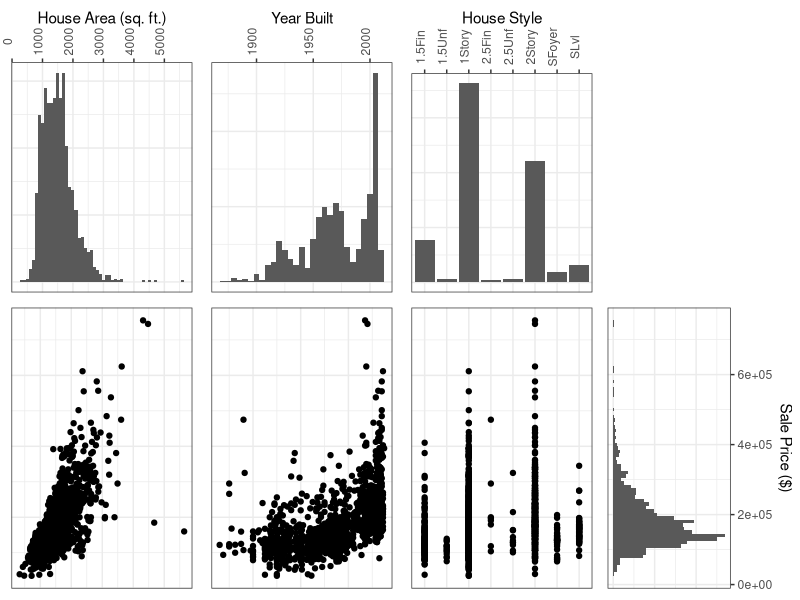
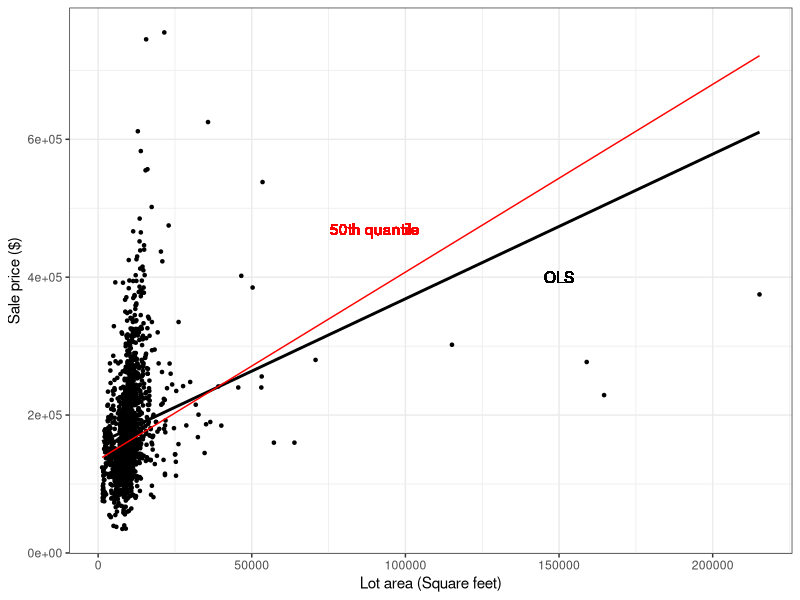
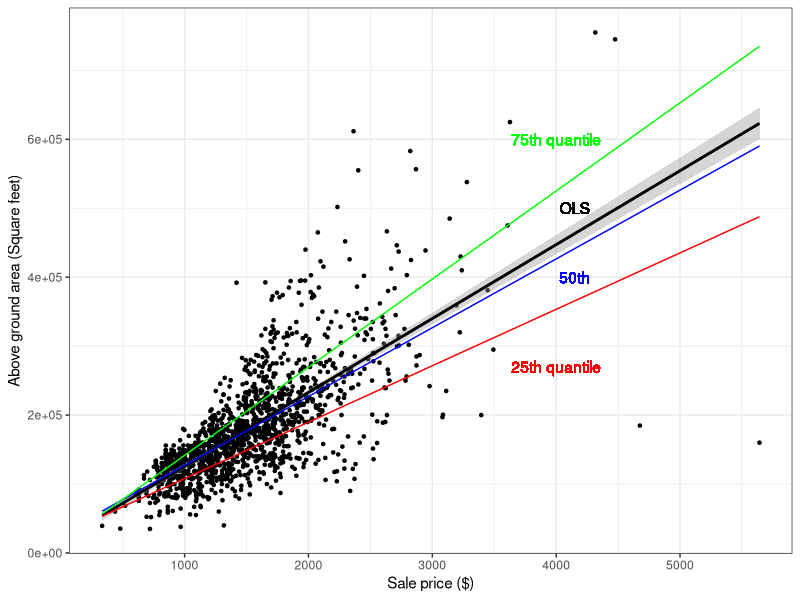
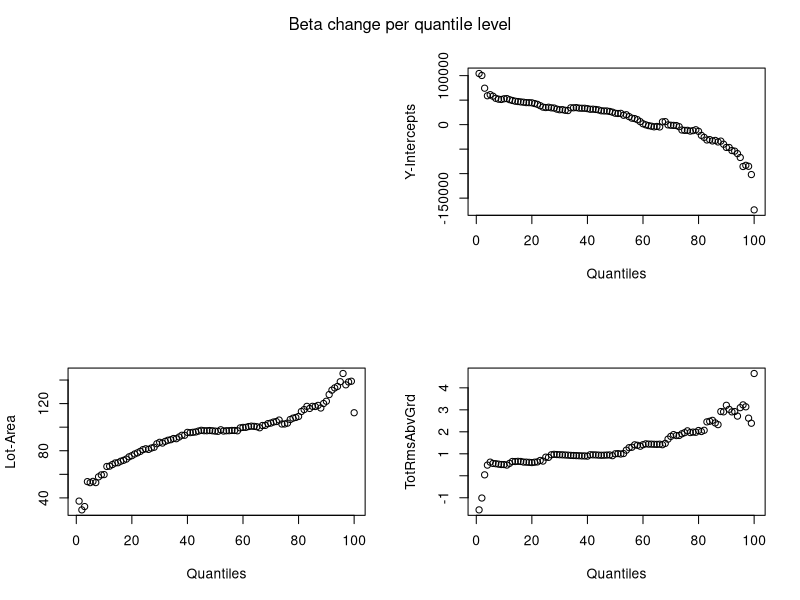
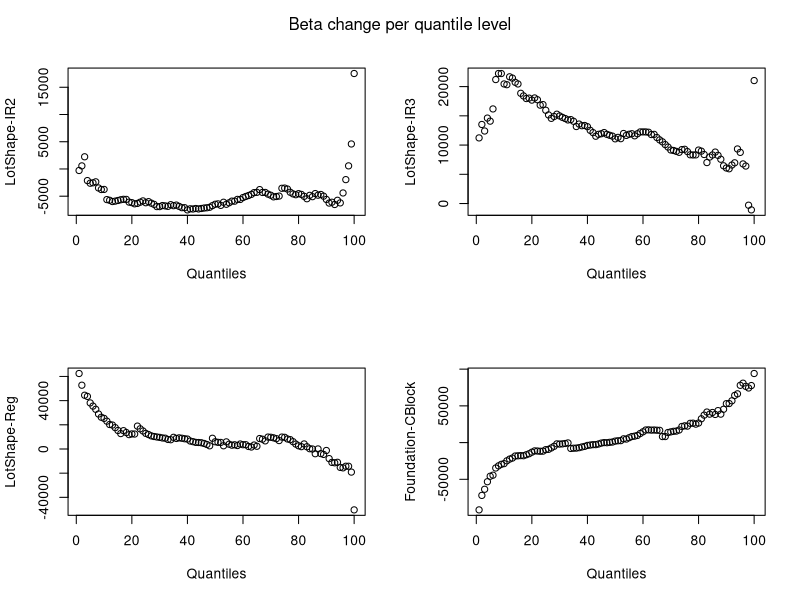
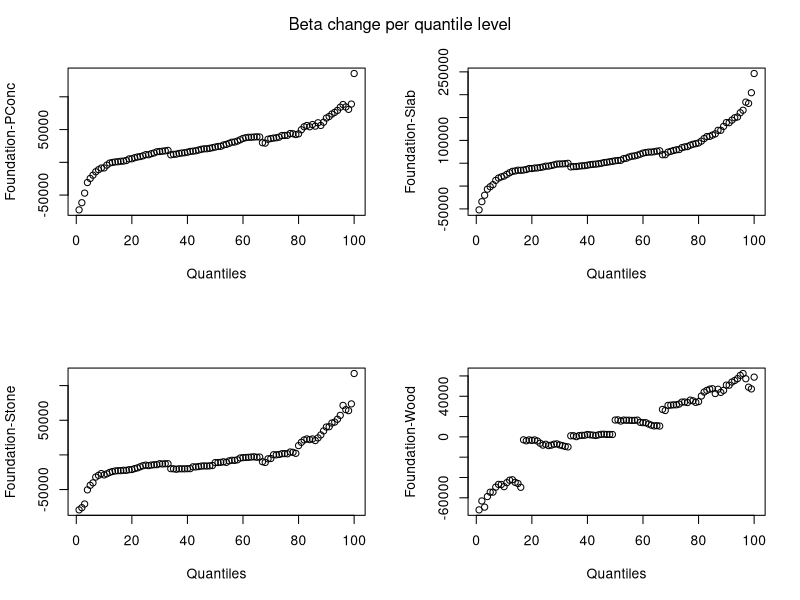
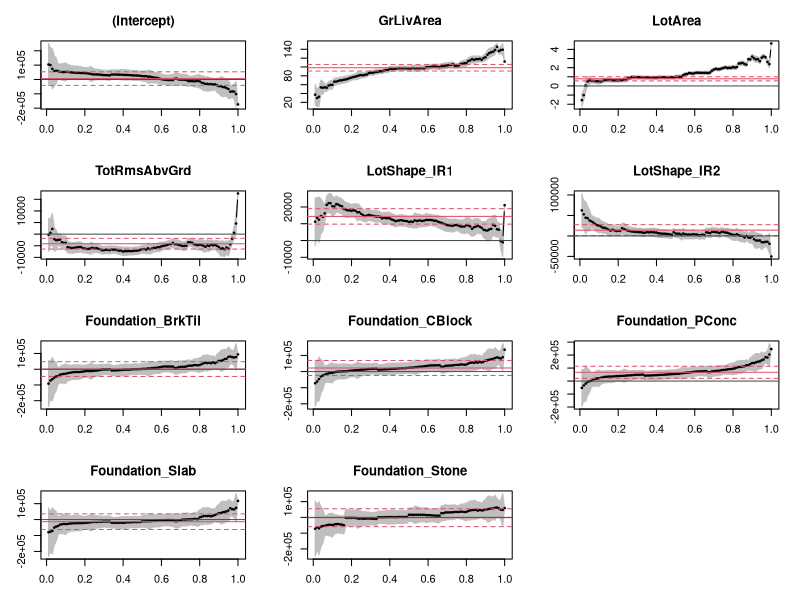

The R source for these figures, in order:
## ---- chunk 1
# installing/loading the package:
# if(!require(installr)) {
#   install.packages("installr"); 
#   require(installr)
# } #load / install+load installr
# # using the package:
# updateR()

# install.packages('fastDummies')
# install.packages("quantreg")
library(quantreg)
#library(sjPlot)
library(haven)
library(fastDummies)
library(gridExtra)
library(tidyverse)
library(Metrics)
require(gridExtra)
library(cowplot)
library(ggplot2)
library(tidyr)
#library(equatiomatic)
#library(fastDummies)
#library(pscl)

#library(gsheet)
#library(brant)
#library(MASS)
#library(lmtest)
#library(reshape2)

#library(nnet)
#library(AER)
#library(boot)

#library(asaur)

## ---- chunk 2
df <- read.csv("TrainData.csv") |>
  select(SalePrice, GrLivArea, LotArea, TotRmsAbvGrd, LotShape, Foundation, YearBuilt, HouseStyle) |>
  na.omit() |>
  distinct()

## ---- chunk 3
suppressWarnings({

p1 <- df |> ggplot(aes(x = GrLivArea)) + geom_histogram(binwidth = 100) + theme_bw() + theme(axis.text.y = element_blank(), axis.text.x = element_text(angle = 90), axis.ticks.y = element_blank()) + ylab(NULL) + xlab("House Area (sq. ft.)") + scale_x_continuous(position = "top")

p2 <- df |> ggplot(aes(x = YearBuilt)) + geom_histogram(binwidth = 5) + theme_bw() + theme(axis.text.y = element_blank(), axis.text.x = element_text(angle = 90), axis.ticks.y = element_blank()) + ylab(NULL) + xlab("Year Built") + scale_x_continuous(position = "top")

p3 <- df |> ggplot(aes(x = HouseStyle)) + geom_histogram(stat="count") + theme_bw() + theme(axis.text.y = element_blank(), axis.text.x = element_text(angle = 90), axis.ticks.y = element_blank()) + ylab(NULL) + xlab("House Style") + scale_x_discrete(position = "top")

p4 <- ggplot() + theme_minimal()

p5 <- df |> ggplot(aes(x = GrLivArea, y = SalePrice)) + geom_point() + theme_bw() + theme(axis.text = element_blank(), axis.ticks = element_blank()) + ylab(NULL) + xlab(NULL)

p6 <- df |> ggplot(aes(x = YearBuilt, y = SalePrice)) + geom_point() + theme_bw() + theme(axis.text = element_blank(), axis.ticks = element_blank()) + ylab(NULL) + xlab(NULL)

p7 <- df |> ggplot(aes(x = HouseStyle, y = SalePrice)) + geom_point() + theme_bw() + theme(axis.text = element_blank(), axis.ticks = element_blank()) + ylab(NULL) + xlab(NULL)

p8 <- df |> ggplot(aes(x = SalePrice)) + geom_histogram(binwidth = 10000) + theme_bw() + ylab(NULL) + xlab("Sale Price ($)") + coord_flip() + scale_x_continuous(position = "top") + theme(axis.text.x = element_blank(), axis.ticks.x = element_blank())

grid.arrange(p1, p2, p3, p4, p5, p6, p7, p8, nrow = 2)

})
## ---- chunk 4

df |> ggplot(aes(y = SalePrice, x = LotArea)) +
  geom_point(size = 0.9) +
  geom_smooth(method = lm, se = F, color = "black") +
  geom_text(aes(y = 400000, x = 150000, label = "OLS"), color="black") + 
  geom_quantile(quantiles=0.5, color="red") + 
  geom_text(aes(y = 470000, x = 90000, label = "50th quantile"), color="red") + 
  ylab("Sale price ($)") +
  xlab("Lot area (Square feet)") +
  theme_bw()
## ---- chunk 5
# df |> ggplot(aes(y = SalePrice, x = GrLivArea)) +
#   geom_boxplot()

df |> ggplot(aes(y = SalePrice, x = GrLivArea)) +
  geom_point(size = 0.9) +
  stat_smooth(method = lm, color = "black") +
  geom_text(aes(x = 4150, y = 500000, label = "OLS"), color="black") + 
  geom_quantile(quantiles=0.25, color="red") + 
  geom_text(aes(x = 4000, y = 270000, label = "25th quantile"), color="red") + 
  geom_quantile(quantiles=0.5, color="blue") + 
  geom_text(aes(x = 4150, y = 400000, label = "50th"), color="blue") + 
  geom_quantile(quantiles=0.75, color="green") + 
  geom_text(aes(x = 4000, y = 600000, label = "75th quantile"), color="green") + 
  xlab("Sale price ($)") +
  ylab("Above ground area (Square feet)") +
  theme_bw()
## ---- chunk 6
get_is_sig_pred_cont <- function(c, m, varName, pvalue, res) {
    dont = ifelse(pvalue < 0.05, "", "don't")
    paste(c(
        "(With $\\alpha$ = 0.05)",
        "Hypotheses:",
        c(sprintf("- H<sub>0</sub>: $\\beta$<sub>%s</sub> = 0", varName)),
        c(sprintf("- H<sub>1</sub>: $\\beta$<sub>%s</sub> $\\neq$ 0", varName)),
        "p-value:",
        c(sprintf("-   p<sub>%s</sub> = %s ($\\alpha$ = 0.05)", varName, pvalue)),
        "Rejection rule:",
        "-   Reject H<sub>0</sub> if p \\< $\\alpha$",
        "Conclusion:",
        c(sprintf("-   We %s have sufficient evidence to conclude that %s is a significant predictor of %s", dont, varName, res))
    ), collapse = "\n\n")
}

get_is_sig_pred_cat <- function(c, m, basevar, varNames, pvalue, res) {
    dont = ifelse(pvalue < 0.05, "", "don't")
    h0 <- "-   H<sub>0</sub>: "
    for (x in varNames) {
        h0 <- paste(sprintf("%s $\\beta$<sub>%s</sub> =", h0, x))
    }
    h0 <- paste(sprintf("%s 0", h0))

    h1 <- "-   H<sub>1</sub>: At least one $\\beta$<sub>i</sub> $\\neq$ 0, i = {"
    for (x in varNames) {
        h1 <- paste(sprintf("%s %s,", h1, x))
    }
    h1 <- substring(h1, 1, nchar(h1) - 1)
    h1 <- paste(sprintf("%s }", h1))

    paste(c(
        "(With $\\alpha$ = 0.05)",
        "Hypotheses:",
        h0,
        h1,
        "p-value:",
        c(sprintf("-   p<sub>%s</sub> = %s ($\\alpha$ = 0.05)", basevar, pvalue)),
        "Rejection rule:",
        "-   Reject H<sub>0</sub> if p \\< $\\alpha$",
        "Conclusion:",
        c(sprintf("-   We %s have sufficient evidence to conclude that %s is a significant predictor of %s", dont, basevar, res))
    ), collapse = "\n\n")
}
# get_is_sig_pred_cont(c2c, m2c, "Procedure.Heart.Attack.Cost", 12, "Rating safety")[[1]][1]
## ---- chunk 7
qr50 = rq(data=df, SalePrice ~ GrLivArea + LotArea + TotRmsAbvGrd + as.factor(LotShape) + as.factor(Foundation), tau=0.50)
qr50_summary = summary(qr50)
## ---- chunk 8
fullDataLength = length(df$SalePrice)
fullDataLength
count10per = fullDataLength / 10
count10per
sorted_df <- df[order(-df$SalePrice),]
length(sorted_df)
Q90SalePrice <- top_n(sorted_df, count10per)
length(Q90SalePrice)
## ---- chunk 9
#Generate all QR models 
taus <- seq(from=0.01, to=1, by=.01)
df <- dummy_cols(df, select_columns="LotShape")
df <- dummy_cols(df, select_columns="Foundation")
colnames(df)
qrs <- rq(data=df, SalePrice ~ GrLivArea + LotArea + TotRmsAbvGrd + LotShape_IR1 + LotShape_IR2 + Foundation_BrkTil + Foundation_CBlock + Foundation_PConc + Foundation_Slab + Foundation_Stone, tau=taus)
## ---- chunk 10
num_of_rows <- nrow(qrs$coefficients)
par(mfrow = c(2, 2))
plot.new()
mtext("Beta change per quantile level", side = 3, line = - 2, outer = TRUE)
plot(qrs$coefficients[1, ], xlab="Quantiles", ylab="Y-Intercepts")
plot(qrs$coefficients[2, ], xlab="Quantiles", ylab="Lot-Area")
plot(qrs$coefficients[3, ], xlab="Quantiles", ylab="TotRmsAbvGrd")
plot(qrs$coefficients[4, ], xlab="Quantiles", ylab="LotShape-IR2")
mtext("Beta change per quantile level", side = 3, line = - 2, outer = TRUE)
plot(qrs$coefficients[5, ], xlab="Quantiles", ylab="LotShape-IR3")
plot(qrs$coefficients[6, ], xlab="Quantiles", ylab="LotShape-Reg")
plot(qrs$coefficients[7, ], xlab="Quantiles", ylab="Foundation-CBlock")
plot(qrs$coefficients[8, ], xlab="Quantiles", ylab="Foundation-PConc")
mtext("Beta change per quantile level", side = 3, line = - 2, outer = TRUE)
plot(qrs$coefficients[9, ], xlab="Quantiles", ylab="Foundation-Slab")
plot(qrs$coefficients[10, ], xlab="Quantiles", ylab="Foundation-Stone")
plot(qrs$coefficients[11, ], xlab="Quantiles", ylab="Foundation-Wood")
# names(qrs)
# qrs$fitted.values[2,]
# names(qrs$model)
# qrs$model[1,]
# anova(qrs, test="Wald", se="iid", joint=FALSE)
# qrs
# fp <- predict(qrs, newdata=df, , stepfun=TRUE)
# head(fp)
# # names(fp)
# fpr <- rearrange(fp)
# # names(fpr)
# fpr[[2]]
# plot(fp[[2]],main = "besbts")
# lines(fpr[[2]], col="red")
# legend(.2,20,c("raw","cooked"),lty = c(1,1),col=c("black","red"))
plot(summary(qrs, se = "iid"))
# summary(qrs, se = "iid")[[1]]$coefficients[1,][4]
# names(qrs)
qrs_summary <- summary(qrs, se = "iid")
## ---- chunk 11
qr50_r_foundation = rq(data=df, SalePrice ~ GrLivArea + LotArea + TotRmsAbvGrd + as.factor(LotShape), tau=0.5)
anova_50_foundation <- anova(qr50, qr50_r_foundation)
anova_50_foundation

qr50_r_lotShape = rq(data=df, SalePrice ~ GrLivArea + LotArea + TotRmsAbvGrd + as.factor(Foundation), tau=0.5)
anova_50_lotShape <- anova(qr50, qr50_r_lotShape)
anova_50_lotShape

qr90 = rq(data=df, SalePrice ~ GrLivArea + LotArea + TotRmsAbvGrd + as.factor(LotShape) + as.factor(Foundation), tau=0.90)
qr90_r_foundation = rq(data=df, SalePrice ~ GrLivArea + LotArea + TotRmsAbvGrd + as.factor(LotShape), tau=0.90)
anova_90_foundation <- anova(qr90, qr90_r_foundation)
anova_90_foundation

qr90_r_lotshape = rq(data=df, SalePrice ~ GrLivArea + LotArea + TotRmsAbvGrd + as.factor(Foundation), tau=0.90)
anova_90_lotshape <- anova(qr90, qr90_r_lotshape)
anova_90_lotshape

### Many quantiles give the error:
### Error in base::backsolve(r, x, k = k, upper.tri = upper.tri, transpose = transpose,  :
###  singular matrix in 'backsolve'. First zero in diagonal [12]
# qr10 = rq(data=df, SalePrice ~ GrLivArea + LotArea + TotRmsAbvGrd + as.factor(LotShape) + as.factor(Foundation), tau=0.10)
# qr10_r_foundation = rq(data=df, SalePrice ~ GrLivArea + LotArea + TotRmsAbvGrd + as.factor(LotShape), tau=0.10)
# anova_10_foundation <- anova(qr10, qr10_r_foundation)
# anova_10_foundation

# qr10_r_lotshape = rq(data=df, SalePrice ~ GrLivArea + LotArea + TotRmsAbvGrd + as.factor(Foundation), tau=0.10)
# anova_10_lotshape <- anova(qr10, qr10_r_lotshape)
# anova_10_lotshape

## ---- chunk 12

# get_rq <- function(x) {
#   return (rq(data=df, SalePrice ~ GrLivArea + LotArea + TotRmsAbvGrd + LotShape_IR1 + LotShape_IR2 + Foundation_BrkTil + Foundation_CBlock + Foundation_PConc + Foundation_Slab + Foundation_Stone, tau=x))
# }
# # tauus <- function(x) x
# qr_list2 <- sapply(taus, get_rq)
# # qr_list2 <- vapply(taus, get_rq, numeric(1), use_names=TRUE)
# summary(qr_list2[[1]])
# names(qr_list2[[2]])
# qr_list2
# summary(qr_list2[[50]])
# qr_list3 <- list()
# lapply(qr_list2, function(qr_model) {
#   qr_list3[[qr_model$tau]] <- qr_model
# })

# for (i in seq(0, 99)) {
#   qr_list3[[qr_list2[[i]]$tau]] <- c(qr_list2[[i]])
# }
# dic <- c()
# for(qrmodel in qr_list2) {
#   # qrmodel$tau
#   plot(summary(qrmodel))
# }
# names(dic)
# qr_list3

# length(qr_list2)
# names(qrs)
# summary(qrs[0])
## ---- chunk 13

ols = lm(data=df, SalePrice ~ GrLivArea + LotArea + TotRmsAbvGrd + as.factor(LotShape) + as.factor(Foundation))
ols_summary = summary(ols)
ols_summary
## ---- chunk 14
olsMae = mae(predict(ols), df$SalePrice)
olsMae
Qr50Mae = mae(predict(qr50), df$SalePrice)
Qr50Mae
## ---- chunk 15
olsRmse = rmse(predict(ols), df$SalePrice)
olsRmse
Qr50Rmse = rmse(predict(qr50), df$SalePrice)
Qr50Rmse
## ---- chunk 16
ols_summary$df[2]
qr50_summary$rdf
## ---- chunk 17
# Min OLS error
format(round(min(ols_summary$residuals), digits=0), scientific=F)
# Absolute min OLS error
format(round(min(abs(ols_summary$residuals)), digits=0), scientific=F)
# Max OLS error
format(round(max(ols_summary$residuals), digits=0), scientific=F)
# Absolute max OLS error
format(round(max(abs(ols_summary$residuals)), digits=0), scientific=F)
# Min QR 50th error
format(round(min(qr50_summary$residuals), digits=0), scientific=F)
# Absolute min QR 50th error
format(round(min(abs(qr50_summary$residuals)), digits=0), scientific=F)
# Max QR 50th error
format(round(max(qr50_summary$residuals), digits=0), scientific=F)
# Absolute max QR 50th error
format(round(max(abs(qr50_summary$residuals)), digits=0), scientific=F)
